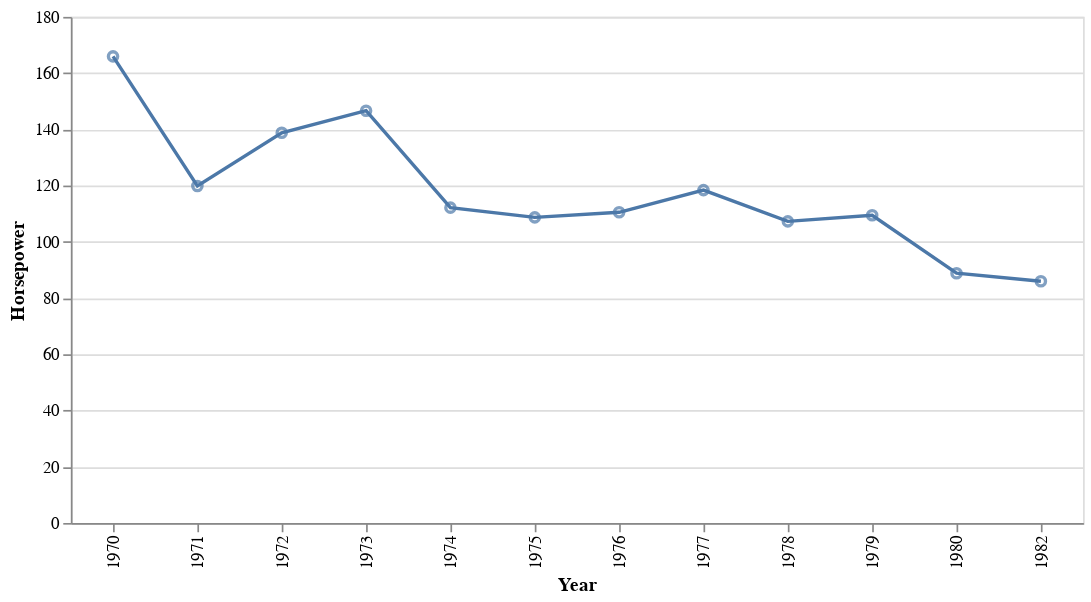

Notebook code cell kept with this figure:
### Code cell
chart = alt.Chart(df_plot[df_plot.Origin=='USA'], width=600).encode(x='Year:O', y='Horsepower')

#chart.mark_point()
#chart.mark_line()
chart.mark_point() + chart.mark_line()

### Figure 1 — Vega-Lite specification as saved in the notebook (floating-point values rounded to 4 significant figures)
{"config": {"view": {"continuousWidth": 400, "continuousHeight": 300}}, "layer": [{"mark": "point", "encoding": {"x": {"type": "ordinal", "field": "Year"}, "y": {"type": "quantitative", "field": "Horsepower"}}, "width": 600}, {"mark": "line", "encoding": {"x": {"type": "ordinal", "field": "Year"}, "y": {"type": "quantitative", "field": "Horsepower"}}, "width": 600}], "data": {"name": "data-cb07919ee043b7817be561e3d2e79075"}, "$schema": "https://vega.github.io/schema/vega-lite/v4.8.1.json", "datasets": {"data-cb07919ee043b7817be561e3d2e79075": [{"Year": 1970, "Origin": "USA", "Miles_per_Gallon": 15.27, "Cylinders": 7.704, "Displacement": 339.2, "Horsepower": 166.0, "Weight_in_lbs": 3752.0, "Acceleration": 11.69}, {"Year": 1971, "Origin": "USA", "Miles_per_Gallon": 18.1, "Cylinders": 6.2, "Displacement": 257.0, "Horsepower": 119.8, "Weight_in_lbs": 3402.0, "Acceleration": 14.57}, {"Year": 1972, "Origin": "USA", "Miles_per_Gallon": 16.28, "Cylinders": 6.889, "Displacement": 281.2, "Horsepower": 138.8, "Weight_in_lbs": 3683.0, "Acceleration": 14.06}, {"Year": 1973, "Origin": "USA", "Miles_per_Gallon": 15.03, "Cylinders": 7.241, "Displacement": 314.1, "Horsepower": 146.6, "Weight_in_lbs": 3821.0, "Acceleration": 13.62}, {"Year": 1974, "Origin": "USA", "Miles_per_Gallon": 18.33, "Cylinders": 6.267, "Displacement": 236.1, "Horsepower": 112.1, "Weight_in_lbs": 3503.0, "Acceleration": 15.97}, {"Year": 1975, "Origin": "USA", "Miles_per_Gallon": 17.55, "Cylinders": 6.4, "Displacement": 253.4, "Horsepower": 108.7, "Weight_in_lbs": 3533.0, "Acceleration": 16.35}, {"Year": 1976, "Origin": "USA", "Miles_per_Gallon": 19.43, "Cylinders": 6.364, "Displacement": 244.0, "Horsepower": 110.5, "Weight_in_lbs": 3405.0, "Acceleration": 15.79}, {"Year": 1977, "Origin": "USA", "Miles_per_Gallon": 20.72, "Cylinders": 6.222, "Displacement": 242.3, "Horsepower": 118.4, "Weight_in_lbs": 3422.0, "Acceleration": 15.24}, {"Year": 1978, "Origin": "USA", "Miles_per_Gallon": 21.77, "Cylinders": 6.0, "Displacement": 217.5, "Horsepower": 107.3, "Weight_in_lbs": 3141.0, "Acceleration": 15.55}, {"Year": 1979, "Origin": "USA", "Miles_per_Gallon": 23.48, "Cylinders": 6.261, "Displacement": 231.3, "Horsepower": 109.4, "Weight_in_lbs": 3210.0, "Acceleration": 15.24}, {"Year": 1980, "Origin": "USA", "Miles_per_Gallon": 25.91, "Cylinders": 4.286, "Displacement": 151.6, "Horsepower": 88.83, "Weight_in_lbs": 2822.0, "Acceleration": 16.8}, {"Year": 1982, "Origin": "USA", "Miles_per_Gallon": 28.69, "Cylinders": 4.545, "Displacement": 151.6, "Horsepower": 85.97, "Weight_in_lbs": 2660.0, "Acceleration": 16.43}]}}
